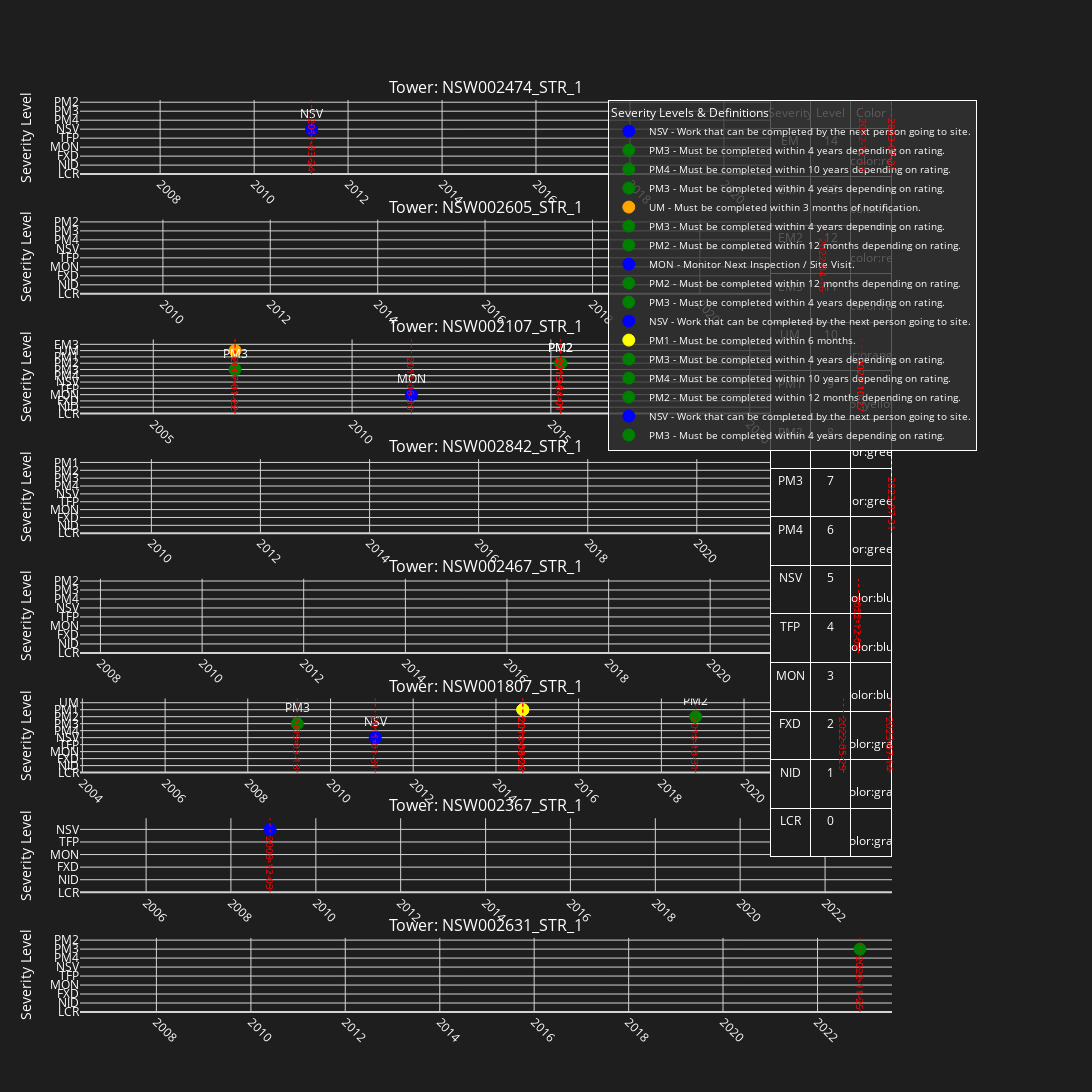

This figure's notebook cell:
### Code cell
import pandas as pd
import plotly.graph_objects as go
from plotly.subplots import make_subplots


# Define severity levels and status descriptions
severity_levels = {
    "EM": (14, "red"),
    "EM1": (13, "red"),
    "EM2": (12, "red"),
    "EM3": (11, "red"),
    "UM": (10, "orange"),
    "PM1": (9, "yellow"),
    "PM2": (8, "green"),
    "PM3": (7, "green"),
    "PM4": (6, "green"),
    "NSV": (5, "blue"),
    "TFP": (4, "blue"),
    "MON": (3, "blue"),
    "FXD": (2, "gray"),
    "NID": (1, "gray"),
    "LCR": (0, "gray")
}

status_descriptions = {
    "EM": "Emergency Maintenance - Immediate action required",
    "EM1": "Must be fixed or made safe while on site.",
    "EM2": "Must be made safe and fixed within 2 days.",
    "EM3": "Must be made safe and fixed within 30 days.",
    "UM": "Must be completed within 3 months of notification.",
    "PM1": "Must be completed within 6 months.",
    "PM2": "Must be completed within 12 months depending on rating.",
    "PM3": "Must be completed within 4 years depending on rating.",
    "PM4": "Must be completed within 10 years depending on rating.",
    "NSV": "Work that can be completed by the next person going to site.",
    "TFP": "Referred to Towers Planning.",
    "TFP / PM3": "Must be completed within 4 years depending on rating.",
    "MON": "Monitor Next Inspection / Site Visit.",
    "FXD": "Issue was fixed while on site.",
    "NID": "Next Inspection Due",
    "LCR": "Life Cycle Refurbishment / Replacement"
}

# Map RiskRating_Cleaned to severity levels and colors
df['Severity_Score'] = df['RiskRating_Cleaned'].map(lambda x: severity_levels[x][0])
df['Color'] = df['RiskRating_Cleaned'].map(lambda x: severity_levels[x][1])

# Get unique towers
towers = df['AMSAssetRef'].unique()

# Determine global x-axis range
global_end_date = df['IssueCreated'].max()

# Create subplots
fig = make_subplots(
    rows=len(towers),
    cols=1,
    subplot_titles=[f"Tower: {tower}" for tower in towers],
    vertical_spacing=0.05  # Reduced spacing to maximize subplot size
)

# Plot each tower
for i, tower in enumerate(towers, 1):
    tower_df = df[df['AMSAssetRef'] == tower].copy()
    start_date = tower_df['StructureInstallationDate'].min()
    
    # Get unique severity levels for this tower for the legend
    unique_severities = tower_df['RiskRating_Cleaned'].unique()
    
    # Scatter plot for each severity level to create legend entries
    for severity in unique_severities:
        severity_df = tower_df[tower_df['RiskRating_Cleaned'] == severity]
        fig.add_trace(
            go.Scatter(
                x=severity_df['IssueCreated'],
                y=severity_df['Severity'],
                mode='markers+text',
                marker=dict(size=12, color=severity_levels[severity][1], line=dict(width=1, color=severity_levels[severity][1])),
                text=severity_df['RiskRating_Cleaned'],
                textposition='top center',
                name=f"{severity} - {status_descriptions[severity]}",
                showlegend=True
            ),
            row=i,
            col=1
        )
    
    # Add vertical lines for each IssueCreated date
    for _, row in tower_df.iterrows():
        fig.add_vline(
            x=row['IssueCreated'].timestamp() * 1000,  # Convert to milliseconds
            line=dict(color='red', dash='dot', width=1),
            row=i,
            col=1
        )
        fig.add_annotation(
            x=row['IssueCreated'],
            y=0,
            text=row['IssueCreated'].strftime('%Y-%m-%d'),
            showarrow=False,
            xanchor='center',
            yanchor='bottom',
            textangle=90,
            font=dict(size=10, color='red'),
            row=i,
            col=1
        )
    
    # Update x-axis
    fig.update_xaxes(
        range=[start_date, global_end_date],
        gridcolor='lightgrey',
        zerolinecolor='lightgrey',
        tickangle=45,
        row=i,
        col=1
    )

# Update y-axis to show RiskRating_Cleaned labels
y_labels = {v[0]: k for k, v in severity_levels.items()}
fig.update_yaxes(
    tickvals=list(y_labels.keys()),
    ticktext=list(y_labels.values()),
    gridcolor='lightgrey',
    zerolinecolor='lightgrey',
    title_text="Severity Level"
)

# Update layout for dark theme and large subplots
fig.update_layout(
    height=400 * len(towers),  # Increased height per subplot
    width=1200,  # Wider figure to accommodate legend and table
    plot_bgcolor='rgb(30, 30, 30)',
    paper_bgcolor='rgb(30, 30, 30)',
    font=dict(color='white'),
    legend=dict(
        title_text="Severity Levels & Definitions",
        x=0.65,  # Position legend to the left of the table
        y=1.0,
        xanchor='left',
        yanchor='top',
        bgcolor='rgba(50, 50, 50, 0.8)',
        bordercolor='white',
        borderwidth=1,
        font=dict(size=10)
    ),
    margin=dict(r=200)  # Reserve space for table
)

# Add severity levels dictionary as a table on the right
table_trace = go.Table(
    header=dict(
        values=['Severity', 'Level', 'Color'],
        fill_color='rgb(50, 50, 50)',
        font=dict(color='white'),
        align='center'
    ),
    cells=dict(
        values=[
            list(severity_levels.keys()),
            [v[0] for v in severity_levels.values()],
            [f'<b style="color:{v[1]}">{v[1]}</b>' for v in severity_levels.values()]  # Show color names in their color
        ],
        fill_color='rgb(30, 30, 30)',
        font=dict(color='white'),
        align='center'
    ),
    domain=dict(x=[0.85, 1.0], y=[0, 1])  # Position table on far right
)

fig.add_trace(table_trace)

# Show the plot
fig.show()

### Figure 1 — Plotly figure (JSON) as saved in the notebook; plotly's stock layout.template omitted (floating-point values rounded to 4 significant figures)
{"data": [{"marker": {"color": "blue", "line": {"color": "blue", "width": 1}, "size": 12}, "mode": "markers+text", "name": "NSV - Work that can be completed by the next person going to site.", "showlegend": true, "text": ["NSV"], "textposition": "top center", "type": "scatter", "x": ["2011-03-24T00:00:00"], "xaxis": "x", "y": [5], "yaxis": "y"}, {"marker": {"color": "green", "line": {"color": "green", "width": 1}, "size": 12}, "mode": "markers+text", "name": "PM3 - Must be completed within 4 years depending on rating.", "showlegend": true, "text": ["PM3"], "textposition": "top center", "type": "scatter", "x": ["2022-12-13T00:00:00"], "xaxis": "x", "y": [7], "yaxis": "y"}, {"marker": {"color": "green", "line": {"color": "green", "width": 1}, "size": 12}, "mode": "markers+text", "name": "PM4 - Must be completed within 10 years depending on rating.", "showlegend": true, "text": ["PM4"], "textposition": "top center", "type": "scatter", "x": ["2023-07-31T00:00:00"], "xaxis": "x", "y": [6], "yaxis": "y"}, {"marker": {"color": "green", "line": {"color": "green", "width": 1}, "size": 12}, "mode": "markers+text", "name": "PM3 - Must be completed within 4 years depending on rating.", "showlegend": true, "text": ["PM3"], "textposition": "top center", "type": "scatter", "x": ["2022-04-16T00:00:00"], "xaxis": "x2", "y": [7], "yaxis": "y2"}, {"marker": {"color": "orange", "line": {"color": "orange", "width": 1}, "size": 12}, "mode": "markers+text", "name": "UM - Must be completed within 3 months of notification.", "showlegend": true, "text": ["UM"], "textposition": "top center", "type": "scatter", "x": ["2007-01-22T00:00:00"], "xaxis": "x3", "y": [10], "yaxis": "y3"}, {"marker": {"color": "green", "line": {"color": "green", "width": 1}, "size": 12}, "mode": "markers+text", "name": "PM3 - Must be completed within 4 years depending on rating.", "showlegend": true, "text": ["PM3", "PM3", "PM3"], "textposition": "top center", "type": "scatter", "x": ["2022-10-27T00:00:00", "2007-01-22T00:00:00", "2022-10-27T00:00:00"], "xaxis": "x3", "y": [7, 7, 7], "yaxis": "y3"}, {"marker": {"color": "green", "line": {"color": "green", "width": 1}, "size": 12}, "mode": "markers+text", "name": "PM2 - Must be completed within 12 months depending on rating.", "showlegend": true, "text": ["PM2", "PM2"], "textposition": "top center", "type": "scatter", "x": ["2015-04-01T00:00:00", "2015-04-01T00:00:00"], "xaxis": "x3", "y": [8, 8], "yaxis": "y3"}, {"marker": {"color": "blue", "line": {"color": "blue", "width": 1}, "size": 12}, "mode": "markers+text", "name": "MON - Monitor Next Inspection / Site Visit.", "showlegend": true, "text": ["MON"], "textposition": "top center", "type": "scatter", "x": ["2011-06-30T00:00:00"], "xaxis": "x3", "y": [3], "yaxis": "y3"}, {"marker": {"color": "green", "line": {"color": "green", "width": 1}, "size": 12}, "mode": "markers+text", "name": "PM2 - Must be completed within 12 months depending on rating.", "showlegend": true, "text": ["PM2"], "textposition": "top center", "type": "scatter", "x": ["2023-07-31T00:00:00"], "xaxis": "x4", "y": [8], "yaxis": "y4"}, {"marker": {"color": "green", "line": {"color": "green", "width": 1}, "size": 12}, "mode": "markers+text", "name": "PM3 - Must be completed within 4 years depending on rating.", "showlegend": true, "text": ["PM3"], "textposition": "top center", "type": "scatter", "x": ["2022-12-02T00:00:00"], "xaxis": "x5", "y": [7], "yaxis": "y5"}, {"marker": {"color": "blue", "line": {"color": "blue", "width": 1}, "size": 12}, "mode": "markers+text", "name": "NSV - Work that can be completed by the next person going to site.", "showlegend": true, "text": ["NSV"], "textposition": "top center", "type": "scatter", "x": ["2011-01-31T00:00:00"], "xaxis": "x6", "y": [5], "yaxis": "y6"}, {"marker": {"color": "yellow", "line": {"color": "yellow", "width": 1}, "size": 12}, "mode": "markers+text", "name": "PM1 - Must be completed within 6 months.", "showlegend": true, "text": ["PM1", "PM1"], "textposition": "top center", "type": "scatter", "x": ["2014-08-26T00:00:00", "2014-08-26T00:00:00"], "xaxis": "x6", "y": [9, 9], "yaxis": "y6"}, {"marker": {"color": "green", "line": {"color": "green", "width": 1}, "size": 12}, "mode": "markers+text", "name": "PM3 - Must be completed within 4 years depending on rating.", "showlegend": true, "text": ["PM3", "PM3"], "textposition": "top center", "type": "scatter", "x": ["2022-05-29T00:00:00", "2009-03-13T00:00:00"], "xaxis": "x6", "y": [7, 7], "yaxis": "y6"}, {"marker": {"color": "green", "line": {"color": "green", "width": 1}, "size": 12}, "mode": "markers+text", "name": "PM4 - Must be completed within 10 years depending on rating.", "showlegend": true, "text": ["PM4"], "textposition": "top center", "type": "scatter", "x": ["2023-07-14T00:00:00"], "xaxis": "x6", "y": [6], "yaxis": "y6"}, {"marker": {"color": "green", "line": {"color": "green", "width": 1}, "size": 12}, "mode": "markers+text", "name": "PM2 - Must be completed within 12 months depending on rating.", "showlegend": true, "text": ["PM2"], "textposition": "top center", "type": "scatter", "x": ["2018-10-31T00:00:00"], "xaxis": "x6", "y": [8], "yaxis": "y6"}, {"marker": {"color": "blue", "line": {"color": "blue", "width": 1}, "size": 12}, "mode": "markers+text", "name": "NSV - Work that can be completed by the next person going to site.", "showlegend": true, "text": ["NSV"], "textposition": "top center", "type": "scatter", "x": ["2008-12-03T00:00:00"], "xaxis": "x7", "y": [5], "yaxis": "y7"}, {"marker": {"color": "green", "line": {"color": "green", "width": 1}, "size": 12}, "mode": "markers+text", "name": "PM3 - Must be completed within 4 years depending on rating.", "showlegend": true, "text": ["PM3"], "textposition": "top center", "type": "scatter", "x": ["2022-11-25T00:00:00"], "xaxis": "x8", "y": [7], "yaxis": "y8"}, {"cells": {"align": "center", "fill": {"color": "rgb(30, 30, 30)"}, "font": {"color": "white"}, "values": [["EM", "EM1", "EM2", "EM3", "UM", "PM1", "PM2", "PM3", "PM4", "NSV", "TFP", "MON", "FXD", "NID", "LCR"], [14, 13, 12, 11, 10, 9, 8, 7, 6, 5, 4, 3, 2, 1, 0], ["<b style=\"color:red\">red</b>", "<b style=\"color:red\">red</b>", "<b style=\"color:red\">red</b>", "<b style=\"color:red\">red</b>", "<b style=\"color:orange\">orange</b>", "<b style=\"color:yellow\">yellow</b>", "<b style=\"color:green\">green</b>", "<b style=\"color:green\">green</b>", "<b style=\"color:green\">green</b>", "<b style=\"color:blue\">blue</b>", "<b style=\"color:blue\">blue</b>", "<b style=\"color:blue\">blue</b>", "<b style=\"color:gray\">gray</b>", "<b style=\"color:gray\">gray</b>", "<b style=\"color:gray\">gray</b>"]]}, "domain": {"x": [0.85, 1], "y": [0, 1]}, "header": {"align": "center", "fill": {"color": "rgb(50, 50, 50)"}, "font": {"color": "white"}, "values": ["Severity", "Level", "Color"]}, "type": "table"}], "layout": {"annotations": [{"font": {"size": 16}, "showarrow": false, "text": "Tower: NSW002474_STR_1", "x": 0.5, "xanchor": "center", "xref": "paper", "y": 1, "yanchor": "bottom", "yref": "paper"}, {"font": {"size": 16}, "showarrow": false, "text": "Tower: NSW002605_STR_1", "x": 0.5, "xanchor": "center", "xref": "paper", "y": 0.8687, "yanchor": "bottom", "yref": "paper"}, {"font": {"size": 16}, "showarrow": false, "text": "Tower: NSW002107_STR_1", "x": 0.5, "xanchor": "center", "xref": "paper", "y": 0.7375, "yanchor": "bottom", "yref": "paper"}, {"font": {"size": 16}, "showarrow": false, "text": "Tower: NSW002842_STR_1", "x": 0.5, "xanchor": "center", "xref": "paper", "y": 0.6062, "yanchor": "bottom", "yref": "paper"}, {"font": {"size": 16}, "showarrow": false, "text": "Tower: NSW002467_STR_1", "x": 0.5, "xanchor": "center", "xref": "paper", "y": 0.475, "yanchor": "bottom", "yref": "paper"}, {"font": {"size": 16}, "showarrow": false, "text": "Tower: NSW001807_STR_1", "x": 0.5, "xanchor": "center", "xref": "paper", "y": 0.3437, "yanchor": "bottom", "yref": "paper"}, {"font": {"size": 16}, "showarrow": false, "text": "Tower: NSW002367_STR_1", "x": 0.5, "xanchor": "center", "xref": "paper", "y": 0.2125, "yanchor": "bottom", "yref": "paper"}, {"font": {"size": 16}, "showarrow": false, "text": "Tower: NSW002631_STR_1", "x": 0.5, "xanchor": "center", "xref": "paper", "y": 0.08125, "yanchor": "bottom", "yref": "paper"}, {"font": {"color": "red", "size": 10}, "showarrow": false, "text": "2011-03-24", "textangle": 90, "x": "2011-03-24T00:00:00", "xanchor": "center", "xref": "x", "y": 0, "yanchor": "bottom", "yref": "y"}, {"font": {"color": "red", "size": 10}, "showarrow": false, "text": "2022-12-13", "textangle": 90, "x": "2022-12-13T00:00:00", "xanchor": "center", "xref": "x", "y": 0, "yanchor": "bottom", "yref": "y"}, {"font": {"color": "red", "size": 10}, "showarrow": false, "text": "2023-07-31", "textangle": 90, "x": "2023-07-31T00:00:00", "xanchor": "center", "xref": "x", "y": 0, "yanchor": "bottom", "yref": "y"}, {"font": {"color": "red", "size": 10}, "showarrow": false, "text": "2022-04-16", "textangle": 90, "x": "2022-04-16T00:00:00", "xanchor": "center", "xref": "x2", "y": 0, "yanchor": "bottom", "yref": "y2"}, {"font": {"color": "red", "size": 10}, "showarrow": false, "text": "2007-01-22", "textangle": 90, "x": "2007-01-22T00:00:00", "xanchor": "center", "xref": "x3", "y": 0, "yanchor": "bottom", "yref": "y3"}, {"font": {"color": "red", "size": 10}, "showarrow": false, "text": "2022-10-27", "textangle": 90, "x": "2022-10-27T00:00:00", "xanchor": "center", "xref": "x3", "y": 0, "yanchor": "bottom", "yref": "y3"}, {"font": {"color": "red", "size": 10}, "showarrow": false, "text": "2015-04-01", "textangle": 90, "x": "2015-04-01T00:00:00", "xanchor": "center", "xref": "x3", "y": 0, "yanchor": "bottom", "yref": "y3"}, {"font": {"color": "red", "size": 10}, "showarrow": false, "text": "2007-01-22", "textangle": 90, "x": "2007-01-22T00:00:00", "xanchor": "center", "xref": "x3", "y": 0, "yanchor": "bottom", "yref": "y3"}, {"font": {"color": "red", "size": 10}, "showarrow": false, "text": "2011-06-30", "textangle": 90, "x": "2011-06-30T00:00:00", "xanchor": "center", "xref": "x3", "y": 0, "yanchor": "bottom", "yref": "y3"}, {"font": {"color": "red", "size": 10}, "showarrow": false, "text": "2015-04-01", "textangle": 90, "x": "2015-04-01T00:00:00", "xanchor": "center", "xref": "x3", "y": 0, "yanchor": "bottom", "yref": "y3"}, {"font": {"color": "red", "size": 10}, "showarrow": false, "text": "2022-10-27", "textangle": 90, "x": "2022-10-27T00:00:00", "xanchor": "center", "xref": "x3", "y": 0, "yanchor": "bottom", "yref": "y3"}, {"font": {"color": "red", "size": 10}, "showarrow": false, "text": "2023-07-31", "textangle": 90, "x": "2023-07-31T00:00:00", "xanchor": "center", "xref": "x4", "y": 0, "yanchor": "bottom", "yref": "y4"}, {"font": {"color": "red", "size": 10}, "showarrow": false, "text": "2022-12-02", "textangle": 90, "x": "2022-12-02T00:00:00", "xanchor": "center", "xref": "x5", "y": 0, "yanchor": "bottom", "yref": "y5"}, {"font": {"color": "red", "size": 10}, "showarrow": false, "text": "2011-01-31", "textangle": 90, "x": "2011-01-31T00:00:00", "xanchor": "center", "xref": "x6", "y": 0, "yanchor": "bottom", "yref": "y6"}, {"font": {"color": "red", "size": 10}, "showarrow": false, "text": "2014-08-26", "textangle": 90, "x": "2014-08-26T00:00:00", "xanchor": "center", "xref": "x6", "y": 0, "yanchor": "bottom", "yref": "y6"}, {"font": {"color": "red", "size": 10}, "showarrow": false, "text": "2022-05-29", "textangle": 90, "x": "2022-05-29T00:00:00", "xanchor": "center", "xref": "x6", "y": 0, "yanchor": "bottom", "yref": "y6"}, {"font": {"color": "red", "size": 10}, "showarrow": false, "text": "2014-08-26", "textangle": 90, "x": "2014-08-26T00:00:00", "xanchor": "center", "xref": "x6", "y": 0, "yanchor": "bottom", "yref": "y6"}, {"font": {"color": "red", "size": 10}, "showarrow": false, "text": "2023-07-14", "textangle": 90, "x": "2023-07-14T00:00:00", "xanchor": "center", "xref": "x6", "y": 0, "yanchor": "bottom", "yref": "y6"}, {"font": {"color": "red", "size": 10}, "showarrow": false, "text": "2009-03-13", "textangle": 90, "x": "2009-03-13T00:00:00", "xanchor": "center", "xref": "x6", "y": 0, "yanchor": "bottom", "yref": "y6"}, {"font": {"color": "red", "size": 10}, "showarrow": false, "text": "2018-10-31", "textangle": 90, "x": "2018-10-31T00:00:00", "xanchor": "center", "xref": "x6", "y": 0, "yanchor": "bottom", "yref": "y6"}, {"font": {"color": "red", "size": 10}, "showarrow": false, "text": "2008-12-03", "textangle": 90, "x": "2008-12-03T00:00:00", "xanchor": "center", "xref": "x7", "y": 0, "yanchor": "bottom", "yref": "y7"}, {"font": {"color": "red", "size": 10}, "showarrow": false, "text": "2022-11-25", "textangle": 90, "x": "2022-11-25T00:00:00", "xanchor": "center", "xref": "x8", "y": 0, "yanchor": "bottom", "yref": "y8"}], "font": {"color": "white"}, "height": 3200, "legend": {"bgcolor": "rgba(50, 50, 50, 0.8)", "bordercolor": "white", "borderwidth": 1, "font": {"size": 10}, "title": {"text": "Severity Levels & Definitions"}, "x": 0.65, "xanchor": "left", "y": 1, "yanchor": "top"}, "margin": {"r": 200}, "paper_bgcolor": "rgb(30, 30, 30)", "plot_bgcolor": "rgb(30, 30, 30)", "shapes": [{"line": {"color": "red", "dash": "dot", "width": 1}, "type": "line", "x0": 1300924800000, "x1": 1300924800000, "xref": "x", "y0": 0, "y1": 1, "yref": "y domain"}, {"line": {"color": "red", "dash": "dot", "width": 1}, "type": "line", "x0": 1670889600000, "x1": 1670889600000, "xref": "x", "y0": 0, "y1": 1, "yref": "y domain"}, {"line": {"color": "red", "dash": "dot", "width": 1}, "type": "line", "x0": 1690761600000, "x1": 1690761600000, "xref": "x", "y0": 0, "y1": 1, "yref": "y domain"}, {"line": {"color": "red", "dash": "dot", "width": 1}, "type": "line", "x0": 1650067200000, "x1": 1650067200000, "xref": "x2", "y0": 0, "y1": 1, "yref": "y2 domain"}, {"line": {"color": "red", "dash": "dot", "width": 1}, "type": "line", "x0": 1169424000000, "x1": 1169424000000, "xref": "x3", "y0": 0, "y1": 1, "yref": "y3 domain"}, {"line": {"color": "red", "dash": "dot", "width": 1}, "type": "line", "x0": 1666828800000, "x1": 1666828800000, "xref": "x3", "y0": 0, "y1": 1, "yref": "y3 domain"}, {"line": {"color": "red", "dash": "dot", "width": 1}, "type": "line", "x0": 1427846400000, "x1": 1427846400000, "xref": "x3", "y0": 0, "y1": 1, "yref": "y3 domain"}, {"line": {"color": "red", "dash": "dot", "width": 1}, "type": "line", "x0": 1169424000000, "x1": 1169424000000, "xref": "x3", "y0": 0, "y1": 1, "yref": "y3 domain"}, {"line": {"color": "red", "dash": "dot", "width": 1}, "type": "line", "x0": 1309392000000, "x1": 1309392000000, "xref": "x3", "y0": 0, "y1": 1, "yref": "y3 domain"}, {"line": {"color": "red", "dash": "dot", "width": 1}, "type": "line", "x0": 1427846400000, "x1": 1427846400000, "xref": "x3", "y0": 0, "y1": 1, "yref": "y3 domain"}, {"line": {"color": "red", "dash": "dot", "width": 1}, "type": "line", "x0": 1666828800000, "x1": 1666828800000, "xref": "x3", "y0": 0, "y1": 1, "yref": "y3 domain"}, {"line": {"color": "red", "dash": "dot", "width": 1}, "type": "line", "x0": 1690761600000, "x1": 1690761600000, "xref": "x4", "y0": 0, "y1": 1, "yref": "y4 domain"}, {"line": {"color": "red", "dash": "dot", "width": 1}, "type": "line", "x0": 1669939200000, "x1": 1669939200000, "xref": "x5", "y0": 0, "y1": 1, "yref": "y5 domain"}, {"line": {"color": "red", "dash": "dot", "width": 1}, "type": "line", "x0": 1296432000000, "x1": 1296432000000, "xref": "x6", "y0": 0, "y1": 1, "yref": "y6 domain"}, {"line": {"color": "red", "dash": "dot", "width": 1}, "type": "line", "x0": 1409011200000, "x1": 1409011200000, "xref": "x6", "y0": 0, "y1": 1, "yref": "y6 domain"}, {"line": {"color": "red", "dash": "dot", "width": 1}, "type": "line", "x0": 1653782400000, "x1": 1653782400000, "xref": "x6", "y0": 0, "y1": 1, "yref": "y6 domain"}, {"line": {"color": "red", "dash": "dot", "width": 1}, "type": "line", "x0": 1409011200000, "x1": 1409011200000, "xref": "x6", "y0": 0, "y1": 1, "yref": "y6 domain"}, {"line": {"color": "red", "dash": "dot", "width": 1}, "type": "line", "x0": 1689292800000, "x1": 1689292800000, "xref": "x6", "y0": 0, "y1": 1, "yref": "y6 domain"}, {"line": {"color": "red", "dash": "dot", "width": 1}, "type": "line", "x0": 1236902400000, "x1": 1236902400000, "xref": "x6", "y0": 0, "y1": 1, "yref": "y6 domain"}, {"line": {"color": "red", "dash": "dot", "width": 1}, "type": "line", "x0": 1540944000000, "x1": 1540944000000, "xref": "x6", "y0": 0, "y1": 1, "yref": "y6 domain"}, {"line": {"color": "red", "dash": "dot", "width": 1}, "type": "line", "x0": 1228262400000, "x1": 1228262400000, "xref": "x7", "y0": 0, "y1": 1, "yref": "y7 domain"}, {"line": {"color": "red", "dash": "dot", "width": 1}, "type": "line", "x0": 1669334400000, "x1": 1669334400000, "xref": "x8", "y0": 0, "y1": 1, "yref": "y8 domain"}], "width": 1200, "xaxis": {"anchor": "y", "domain": [0, 1], "gridcolor": "lightgrey", "range": ["2006-04-18T00:00:00", "2023-07-31T00:00:00"], "tickangle": 45, "zerolinecolor": "lightgrey"}, "xaxis2": {"anchor": "y2", "domain": [0, 1], "gridcolor": "lightgrey", "range": ["2008-06-16T00:00:00", "2023-07-31T00:00:00"], "tickangle": 45, "zerolinecolor": "lightgrey"}, "xaxis3": {"anchor": "y3", "domain": [0, 1], "gridcolor": "lightgrey", "range": ["2003-02-28T00:00:00", "2023-07-31T00:00:00"], "tickangle": 45, "zerolinecolor": "lightgrey"}, "xaxis4": {"anchor": "y4", "domain": [0, 1], "gridcolor": "lightgrey", "range": ["2008-09-10T00:00:00", "2023-07-31T00:00:00"], "tickangle": 45, "zerolinecolor": "lightgrey"}, "xaxis5": {"anchor": "y5", "domain": [0, 1], "gridcolor": "lightgrey", "range": ["2007-08-07T00:00:00", "2023-07-31T00:00:00"], "tickangle": 45, "zerolinecolor": "lightgrey"}, "xaxis6": {"anchor": "y6", "domain": [0, 1], "gridcolor": "lightgrey", "range": ["2003-12-11T00:00:00", "2023-07-31T00:00:00"], "tickangle": 45, "zerolinecolor": "lightgrey"}, "xaxis7": {"anchor": "y7", "domain": [0, 1], "gridcolor": "lightgrey", "range": ["2004-06-11T00:00:00", "2023-07-31T00:00:00"], "tickangle": 45, "zerolinecolor": "lightgrey"}, "xaxis8": {"anchor": "y8", "domain": [0, 1], "gridcolor": "lightgrey", "range": ["2006-05-20T00:00:00", "2023-07-31T00:00:00"], "tickangle": 45, "zerolinecolor": "lightgrey"}, "yaxis": {"anchor": "x", "domain": [0.9187, 1], "gridcolor": "lightgrey", "ticktext": ["EM", "EM1", "EM2", "EM3", "UM", "PM1", "PM2", "PM3", "PM4", "NSV", "TFP", "MON", "FXD", "NID", "LCR"], "tickvals": [14, 13, 12, 11, 10, 9, 8, 7, 6, 5, 4, 3, 2, 1, 0], "title": {"text": "Severity Level"}, "zerolinecolor": "lightgrey"}, "yaxis2": {"anchor": "x2", "domain": [0.7875, 0.8687], "gridcolor": "lightgrey", "ticktext": ["EM", "EM1", "EM2", "EM3", "UM", "PM1", "PM2", "PM3", "PM4", "NSV", "TFP", "MON", "FXD", "NID", "LCR"], "tickvals": [14, 13, 12, 11, 10, 9, 8, 7, 6, 5, 4, 3, 2, 1, 0], "title": {"text": "Severity Level"}, "zerolinecolor": "lightgrey"}, "yaxis3": {"anchor": "x3", "domain": [0.6562, 0.7375], "gridcolor": "lightgrey", "ticktext": ["EM", "EM1", "EM2", "EM3", "UM", "PM1", "PM2", "PM3", "PM4", "NSV", "TFP", "MON", "FXD", "NID", "LCR"], "tickvals": [14, 13, 12, 11, 10, 9, 8, 7, 6, 5, 4, 3, 2, 1, 0], "title": {"text": "Severity Level"}, "zerolinecolor": "lightgrey"}, "yaxis4": {"anchor": "x4", "domain": [0.525, 0.6062], "gridcolor": "lightgrey", "ticktext": ["EM", "EM1", "EM2", "EM3", "UM", "PM1", "PM2", "PM3", "PM4", "NSV", "TFP", "MON", "FXD", "NID", "LCR"], "tickvals": [14, 13, 12, 11, 10, 9, 8, 7, 6, 5, 4, 3, 2, 1, 0], "title": {"text": "Severity Level"}, "zerolinecolor": "lightgrey"}, "yaxis5": {"anchor": "x5", "domain": [0.3937, 0.475], "gridcolor": "lightgrey", "ticktext": ["EM", "EM1", "EM2", "EM3", "UM", "PM1", "PM2", "PM3", "PM4", "NSV", "TFP", "MON", "FXD", "NID", "LCR"], "tickvals": [14, 13, 12, 11, 10, 9, 8, 7, 6, 5, 4, 3, 2, 1, 0], "title": {"text": "Severity Level"}, "zerolinecolor": "lightgrey"}, "yaxis6": {"anchor": "x6", "domain": [0.2625, 0.3437], "gridcolor": "lightgrey", "ticktext": ["EM", "EM1", "EM2", "EM3", "UM", "PM1", "PM2", "PM3", "PM4", "NSV", "TFP", "MON", "FXD", "NID", "LCR"], "tickvals": [14, 13, 12, 11, 10, 9, 8, 7, 6, 5, 4, 3, 2, 1, 0], "title": {"text": "Severity Level"}, "zerolinecolor": "lightgrey"}, "yaxis7": {"anchor": "x7", "domain": [0.1312, 0.2125], "gridcolor": "lightgrey", "ticktext": ["EM", "EM1", "EM2", "EM3", "UM", "PM1", "PM2", "PM3", "PM4", "NSV", "TFP", "MON", "FXD", "NID", "LCR"], "tickvals": [14, 13, 12, 11, 10, 9, 8, 7, 6, 5, 4, 3, 2, 1, 0], "title": {"text": "Severity Level"}, "zerolinecolor": "lightgrey"}, "yaxis8": {"anchor": "x8", "domain": [0, 0.08125], "gridcolor": "lightgrey", "ticktext": ["EM", "EM1", "EM2", "EM3", "UM", "PM1", "PM2", "PM3", "PM4", "NSV", "TFP", "MON", "FXD", "NID", "LCR"], "tickvals": [14, 13, 12, 11, 10, 9, 8, 7, 6, 5, 4, 3, 2, 1, 0], "title": {"text": "Severity Level"}, "zerolinecolor": "lightgrey"}}}
